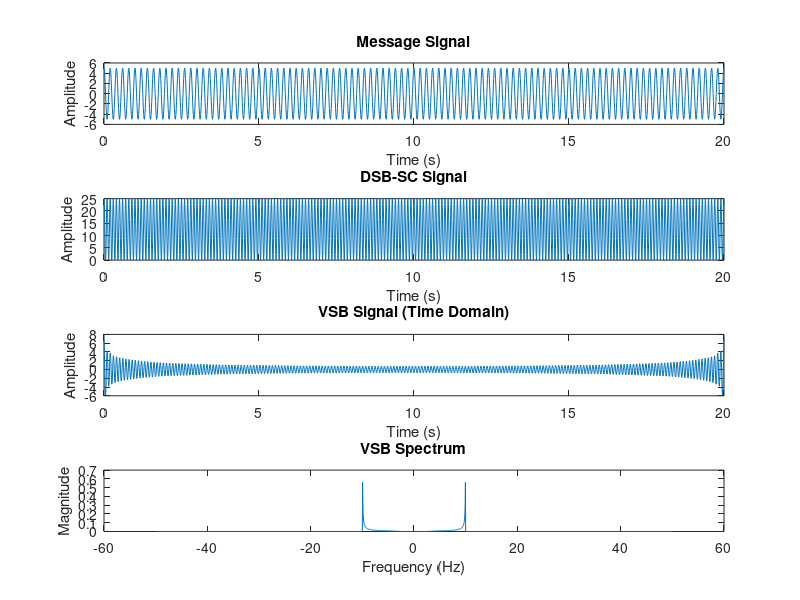

This figure's MATLAB source:
clc; clear; close all;
msg_freq = input('Enter message signal frequency (Hz): ');
car_freq = input('Enter carrier signal frequency (Hz): ');
msg_amp = input('Enter message signal amplitude: ');
car_amp = input('Enter carrier signal amplitude: ');
fs = 20 * car_freq;                       % Sampling frequency
t_end = 100 / car_freq;                   % Time duration for 100 carrier cycles
t = 0 : 1/fs : t_end;                     % Time vector
message = msg_amp * cos(2*pi*msg_freq*t);              % Message signal
carrier = car_amp * cos(2*pi*car_freq*t);              % Carrier signal
dsbsc = message .* carrier;                            % DSB-SC signal

%--- Create Vestigial Sideband Filter (simple LPF) ---
% We'll create a filter that suppresses part of one sideband
N = length(dsbsc);
f_axis = linspace(-fs/2, fs/2, N);                     % Frequency axis
H = zeros(1, N);                                       % Frequency filter

% Design a basic VSB filter:
% - Fully pass the upper sideband
% - Suppress the lower sideband partially (vestige remains)
upper_cutoff = car_freq + msg_freq;
lower_cutoff = car_freq - msg_freq/2;

% Pass upper sideband (fc to fc+fm)
H(f_axis > car_freq & f_axis < upper_cutoff) = 1;

% Vestigial portion (fc-fm/2 to fc)
H(f_axis > lower_cutoff & f_axis <= car_freq) = linspace(0, 1, sum(f_axis > lower_cutoff & f_axis <= car_freq));

% Apply the same filter symmetrically for negative frequencies
H = H + fliplr(H);

%--- Apply VSB Filter in Frequency Domain ---
DSB_FFT = fft(dsbsc, N);
DSB_FFT_shifted = fftshift(DSB_FFT);
VSB_spectrum = DSB_FFT_shifted .* H;                  % Apply VSB filter
vsb_time_signal = ifft(ifftshift(VSB_spectrum), N);  
subplot(4,1,1);
plot(t, message);
title('Message Signal');
xlabel('Time (s)'); ylabel('Amplitude');

subplot(4,1,2);
plot(t, dsbsc);
title('DSB-SC Signal');
xlabel('Time (s)'); ylabel('Amplitude');

subplot(4,1,3);
plot(t, real(vsb_time_signal));
title('VSB Signal (Time Domain)');
xlabel('Time (s)'); ylabel('Amplitude');

subplot(4,1,4);
plot(f_axis, abs(VSB_spectrum)/N);
title('VSB Spectrum');
xlabel('Frequency (Hz)'); ylabel('Magnitude');
